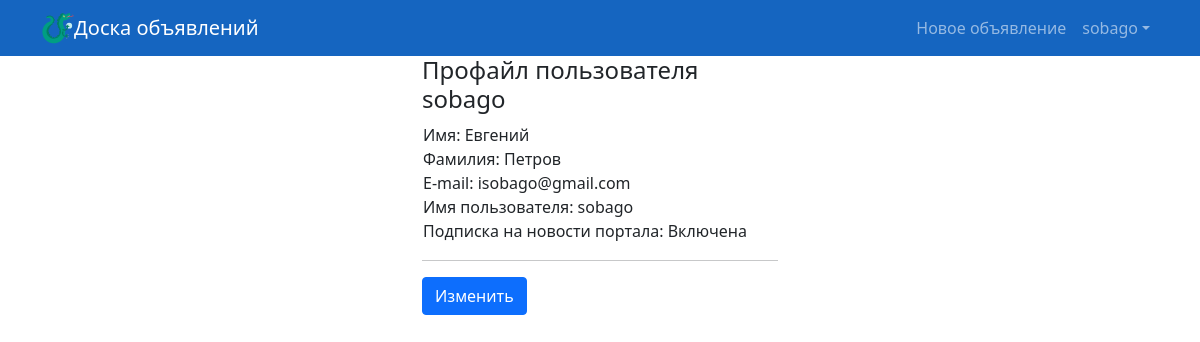
The page /accounts/profile/2/ (signed in) on the database its author committed.
### accounts/models.py (models this page shows)
class MyUser(AbstractUser):
    USERNAME_FIELD = 'email'
    email = models.EmailField(('E-mail'), unique=True, help_text='Обязательное поле, Ваша электронная почта.')
    REQUIRED_FIELDS = ['username', ]
    subscriber = models.BooleanField(
        ("Статус подписки на новости"),
        default=True,
    )

### accounts/views.py (the view)
# urls.py: path('profile/<int:pk>/', ProfileDetail.as_view(), name='profile'),
class ProfileDetail(DetailView):
    model = MyUser
    template_name = 'profile_detail.html'
    context_object_name = 'profile_detail'

### accounts/templates/profile_detail.html (shortened to what this page needs)
{% extends "base.html" %}
{% block content %}
{% if user.id == profile_detail.id %}
<div  class="row justify-content-center">
          <div  class="col-4">
                <h4>Профайл пользователя {{ profile_detail.username }}</h4>
                <table>
                        <tr align="left">
                            <td>Имя: {{ profile_detail.first_name }}<br>
                                Фамилия: {{ profile_detail.last_name }}<br>
                                E-mail: {{ profile_detail.email }}<br>
                                Имя пользователя: {{ profile_detail.username }}<br>
                                Подписка на новости портала: {% if profile_detail.subscriber %}Включена {% else %} Выключена {%endif%}
                            </td>
                        </tr>
                </table>
                <hr>
                <a class="btn btn-primary" href="{% url 'profile_update' profile_detail.id %}" role="button">Изменить</a>
                {% else %}
                <h2>Отказано в доступе, указан id чужой учетной записи.</h2>
                <a href="{% url 'profile' user.id %}">Открыть свой профайл</a>
                {% endif %}
          </div>
</div>
{% endblock %}

### board/templates/board/base.html (shortened to what this page needs)
<!DOCTYPE html>
<html lang="ru">
    <head>
        {% load static %}
        <link href="{% static 'css/styles.css' %}" rel="stylesheet" />
    </head>
    <body>
        <nav class="navbar navbar-expand-lg navbar-dark bg-dark">
            <div class="container">
                <img src="{% static 'dragonside-svgrepo-com.svg' %}" width='32' height='32'>
                <a class="navbar-brand" href="/">Доска объявлений</a>
                <div class="collapse navbar-collapse" id="navbarSupportedContent">
                    <ul class="navbar-nav ms-auto mb-2 mb-lg-0">
                        <li class="nav-item"><a class="nav-link" href="{% url 'ad_create' %}">Новое объявление</a></li>
                        {% if user.is_authenticated %}
                        <li class="nav-item dropdown">
                            <a class="nav-link dropdown-toggle" id="navbarDropdown" href="#" role="button" data-bs-toggle="dropdown" aria-expanded="false">{{ user.username }}</a>
                        </li>
                        {% else %}
                        <a class="nav-link active" aria-current="page" href="{% url 'login' %}">Авторизация</a>
                        {% endif %}
                    </ul>
                </div>
            </div>
        </nav>
        <div class="container">
            {% block content %}
            {% endblock %}
        </div>
    </body>
</html>

### rows shown on the page
MyUser: username "sobago", first_name "Евгений", last_name "Петров", email "isobago@gmail.com"
